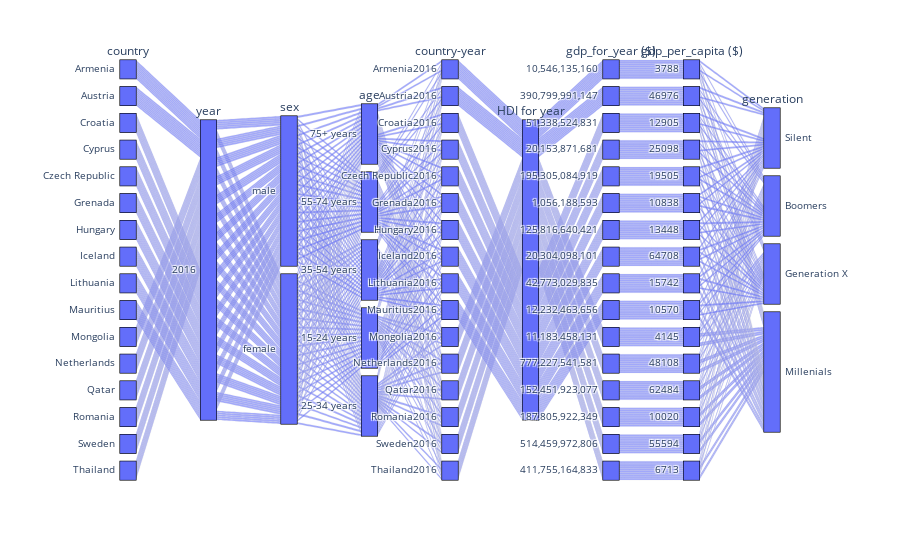

The notebook cell this image was saved under:
### Code cell
fig = px.parallel_categories(sd_2016)

fig.show()

### Figure 1 — Plotly figure (JSON) as saved in the notebook; plotly's stock layout.template omitted (floating-point values rounded to 4 significant figures; data arrays with more than 128 entries replaced by an {"elided": "..."} marker saying what was removed)
{"data": [{"dimensions": [{"label": "country", "values": {"elided": "160 str values"}}, {"label": "year", "values": {"elided": "160 int values"}}, {"label": "sex", "values": {"elided": "160 str values"}}, {"label": "age", "values": {"elided": "160 str values"}}, {"label": "country-year", "values": {"elided": "160 str values"}}, {"label": "HDI for year", "values": {"elided": "160 null values"}}, {"label": " gdp_for_year ($) ", "values": {"elided": "160 str values"}}, {"label": "gdp_per_capita ($)", "values": {"elided": "160 int values"}}, {"label": "generation", "values": {"elided": "160 str values"}}], "domain": {"x": [0, 1], "y": [0, 1]}, "name": "", "type": "parcats"}], "layout": {"legend": {"tracegroupgap": 0}, "margin": {"t": 60}}}
